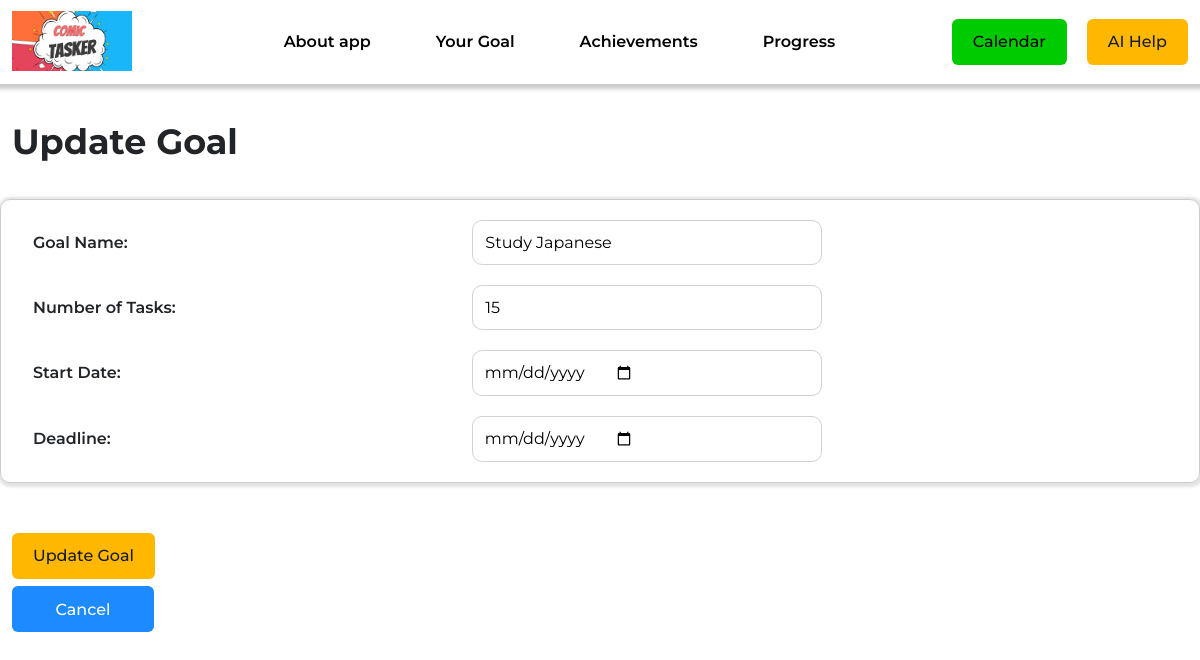
Page /goals/16/edit/ on the earlier database version.
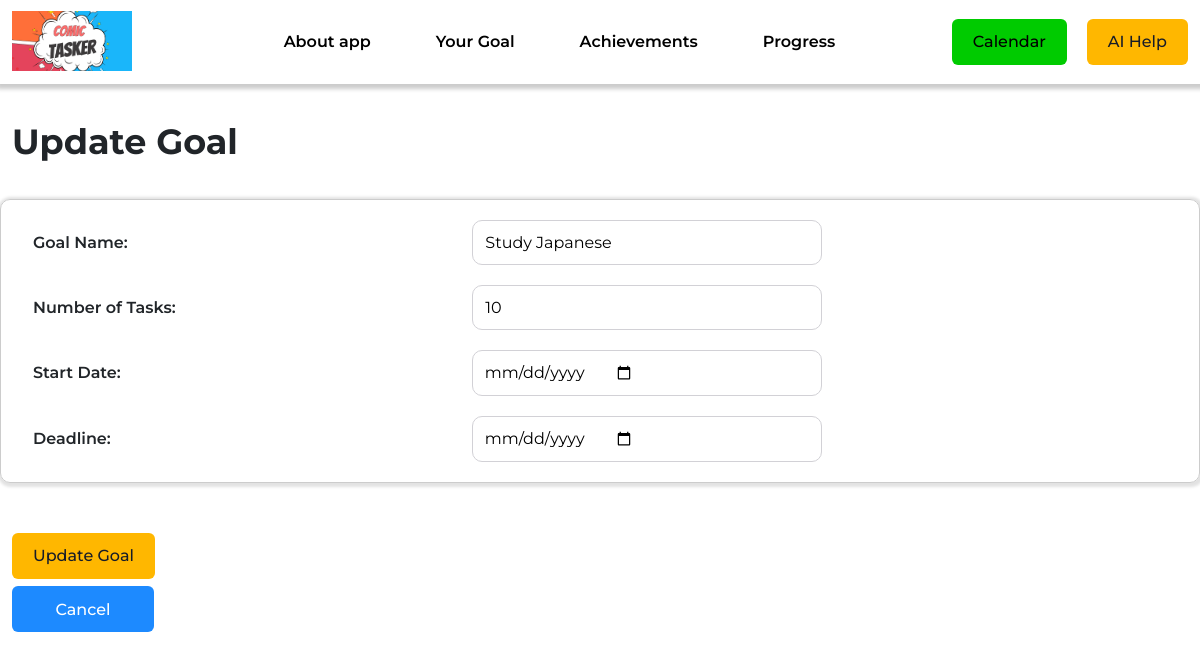
Same page on the later database version.
### goal/models.py (models this page shows, shortened)
class Goal(models.Model):
    goal_name = models.CharField(max_length=255)
    start_day = models.DateField()
    finish_day = models.DateField()
    number_of_task = models.IntegerField()
    ai_response = models.TextField(null=True, blank=True)

### goal/views.py (the view, shortened to what this page needs)
# urls.py: path('goals/<int:goal_id>/edit/', views.update_goals, name='update_goals'),
def update_goals(request, goal_id):
    goal = get_object_or_404(Goal, id=goal_id)
    return render(request, 'update_goals.html', {'goal': goal})

### goal/templates/update_goals.html (shortened to what this page needs)
{% load static %}
<!DOCTYPE html>
<html lang="en">
    <head>
        <link
            href="https://cdn.jsdelivr.net/npm/bootstrap@5.3.3/dist/css/bootstrap.min.css"
            rel="stylesheet"
        />
        <link href="{% static 'app/css/reset.css' %}" rel="stylesheet" />
        <link href="{% static 'app/css/styles.css' %}" rel="stylesheet" />
        <link href="{% static 'app/css/header.css' %}" rel="stylesheet" />
        <link href="{% static 'app/css/buttons.css' %}" rel="stylesheet" />
        <link href="{% static 'app/css/footer.css' %}" rel="stylesheet" />
        <link href="{% static 'app/css/form.css' %}" rel="stylesheet" />
    </head>
    <body>
        <header id="header" class="header">
            {% include 'app/header.html' %}
        </header>
        <div class="container">
            <h1 class="title">Update Goal</h1>
            <form method="post">
                <div class="row goal-desc form__container">
                    <div class="form-line">
                        <label for="goal_name" class="form-heading"
                            >Goal Name:</label
                        >
                        <input
                            type="text"
                            id="goal_name"
                            name="goal_name"
                            value="{{ goal.goal_name }}"
                            required
                            class="form__text-input"
                        /><br />
                    </div>
                    <div class="form-line">
                        <label for="number_of_task" class="form-heading"
                            >Number of Tasks:</label
                        >
                        <input
                            type="number"
                            id="number_of_task"
                            name="number_of_task"
                            value="{{ goal.number_of_task }}"
                            required
                            class="form__text-input"
                            style="transform: translateX(-24px)"
                        /><br />
                    </div>
                    <div class="form-line">
                        <label for="start_day" class="form-heading"
                            >Start Date:</label
                        >
                        <input
                            type="date"
                            id="start_day"
                            name="start_day"
                            value="{{ goal.start_day|date:'m-d-Y' }}"
                            required
                            class="form__text-input"
                            style="transform: translateX(3px)"
                        /><br />
                    </div>
                    <div class="form-line">
                        <label for="finish_day" class="form-heading"
                            >Deadline:</label
                        >
                        <input
                            type="date"
                            id="finish_day"
                            name="finish_day"
                            value="{{ goal.finish_day|date:'m-d-Y' }}"
                            required
                            class="form__text-input"
                            style="transform: translateX(8px)"
                        /><br />
                    </div>
                </div>
                <button type="submit" class="btn btn--primary">
                    Update Goal
                </button>
            </form>
            <button
                class="btn btn--next-page"
                style="width: 142px; margin-top: 7px"
            >
                <a href="{% url 'view_ai_suggestion' goal.id %}"
                    ><span style="color: #fff; font-size: 16px">Cancel</span></a
                >
            </button>
        </div>
    </body>
</html>

Differences in the rows shown:
changed Goal "Study Japanese": number_of_task "15" → "10"
